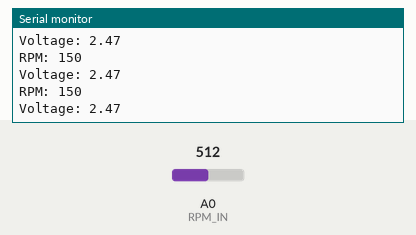
This sketch was run on a simulated Arduino Uno, built with avr-gcc and run on an emulated ATmega328P. Parts: the last lines printed to the serial monitor. The inputs (shaded band) are chosen by the test bench; at power-on: A0 (RPM_IN) = 512.

Above: at 7.2 s.
7.3 s: A0 (RPM_IN) set to 44
At 8.2 s:
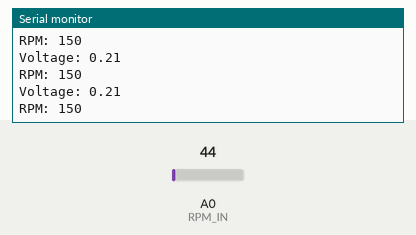
8.8 s: A0 (RPM_IN) set to 37
At 9.4 s:
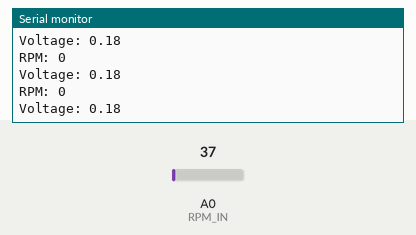
Timing chart, 0 to 11.8 s (numbered marks = the images above; inputs shaded):
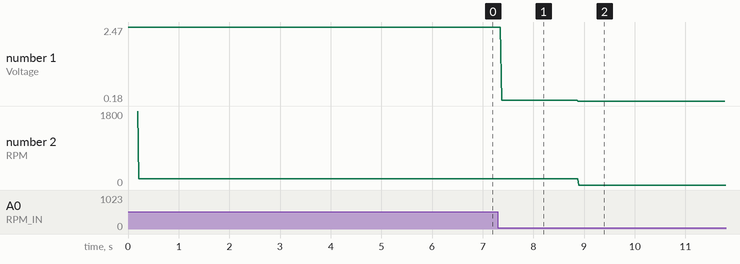

Measured:
- the behaviour switches between 42 and 41 on A0 (RPM_IN) (found by bisection; images 1 and 2)
- after the input at 7.3 s, the serial monitor: prints a new line after 0.08 s (image 1)
- after the input at 8.8 s, the serial monitor: prints a new line after 0.08 s (image 2)
- plotted number 1: 2.47 → 0.21 after the input at 7.3 s, 0.21 → 0.18 after the input at 8.8 s
- plotted number 2: 150 → 0 after the input at 8.8 s

The sketch:

RPMtest.ino
```cpp
#include <Streaming.h>

//RPM Sensor
#define MOTOR_POLES 4
#define RPM_IN A0


int long frequency = 0;
int long RPM = 0;
float voltage = 0.0;
int long time = 0;

void setup() {
  // put your setup code here, to run once:
  pinMode(RPM_IN, INPUT);
  Serial.begin(9600);
}
// rpm = (60*frequency)/motor poles
void loop() {
  // put your main code here, to run repeatedly:

  while(time < 100 ){
   time = millis();
   voltage = (analogRead(A0) * (4.93 / 1023.0));
   Serial.print("Voltage: ");
   Serial.println(voltage);
   // Adds one to frequency if the voltage is above 0.5V
    if(voltage > 0.2){
    frequency++;
    }

  }
  //Calculate RPM
  RPM = (600*frequency)/MOTOR_POLES;
  // Print RPM
  Serial.print("RPM: ");
  Serial.println(RPM);
  //Reset frequency
  frequency = 0;
  //Reset Time
  time = 0;


  }
```
